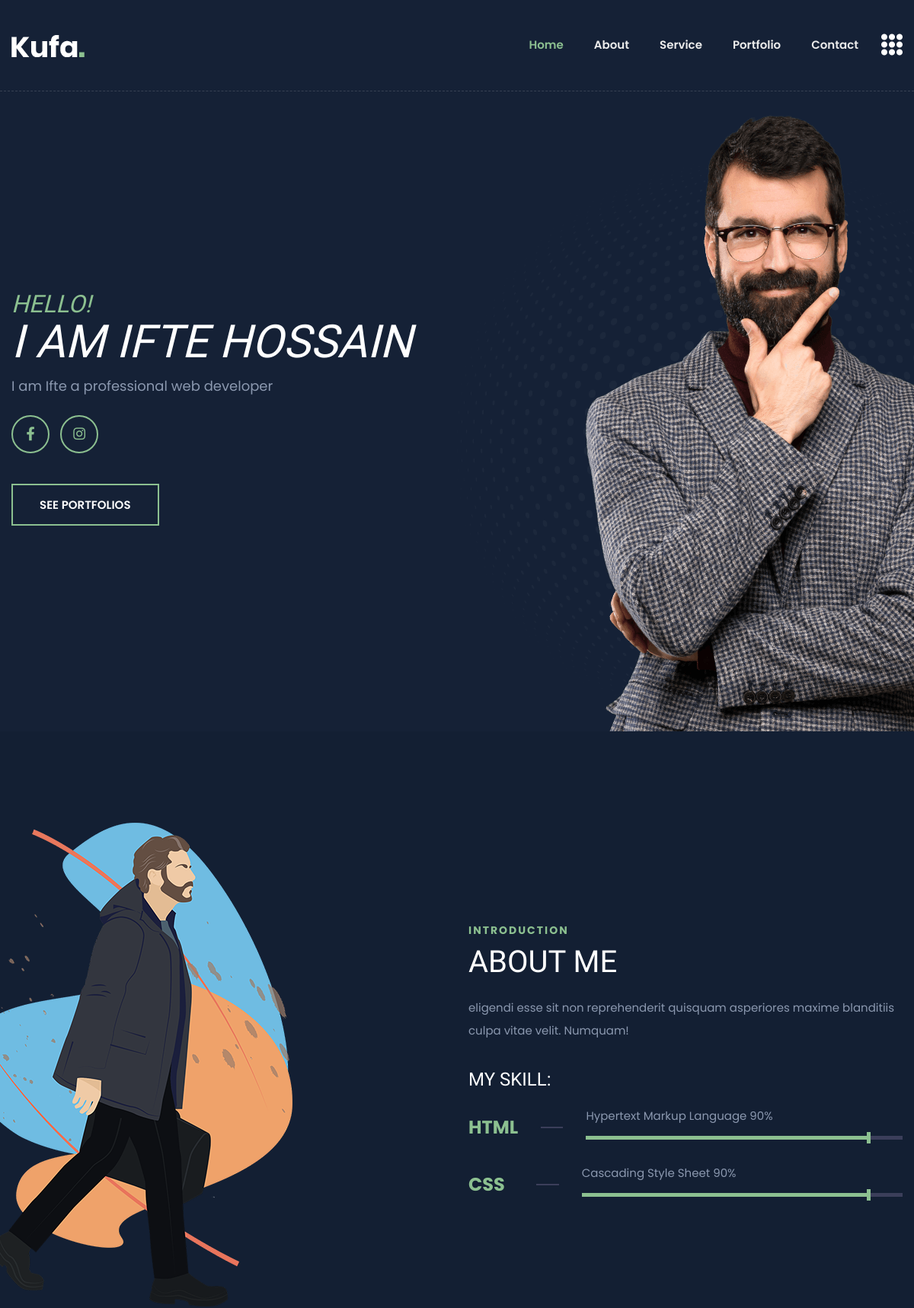
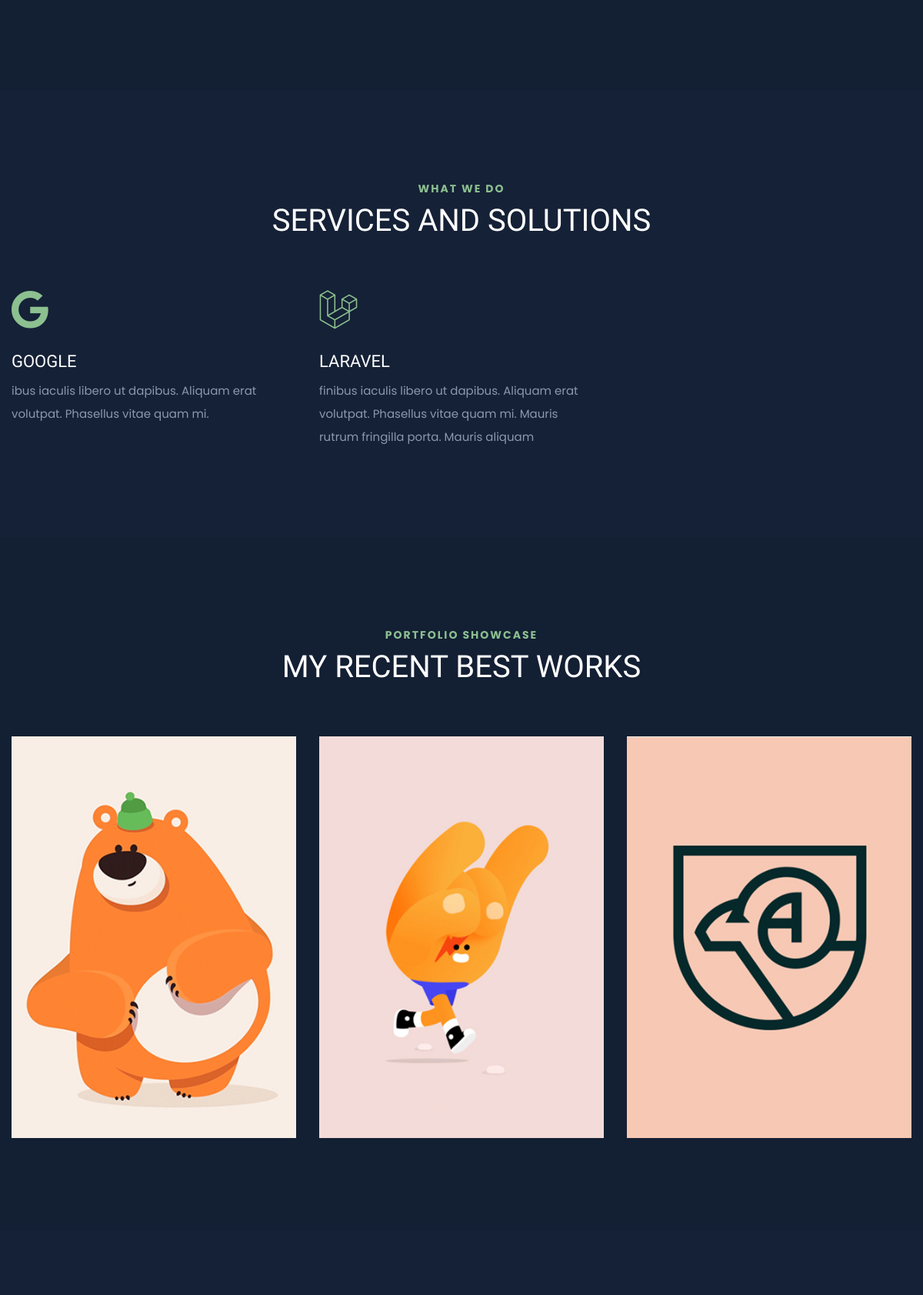
The page / (upper part) on the database its author committed (2 pictures, top to bottom).
### tables this page shows
CREATE TABLE `text_setting` (
  `id` int(10) NOT NULL,
  `setting_name` varchar(100) NOT NULL,
  `setting_value` text DEFAULT NULL
);

CREATE TABLE `skills` (
  `id` int(10) NOT NULL,
  `skill_name` varchar(50) NOT NULL,
  `skill_full` varchar(100) NOT NULL,
  `percentage` int(20) NOT NULL
);

CREATE TABLE `services` (
  `id` int(10) NOT NULL,
  `service_icon` varchar(100) NOT NULL,
  `service_title` varchar(50) NOT NULL,
  `service_description` text NOT NULL,
  `status` varchar(20) NOT NULL DEFAULT 'active'
);

CREATE TABLE `work` (
  `id` int(10) NOT NULL,
  `post_by` varchar(100) NOT NULL,
  `work_title` varchar(100) NOT NULL,
  `work_category` varchar(50) NOT NULL,
  `work_details` text NOT NULL,
  `work_thumbnail_photo` varchar(100) NOT NULL,
  `work_feature_photo` varchar(100) NOT NULL
);

### index.php (the view, shortened to what this page needs)
<?php
    require_once 'includes/db.php';
    $all_services_query = "SELECT * FROM services WHERE status ='active' ORDER BY id DESC";
    $all_services_form_db = mysqli_query($db_connect, $all_services_query);
    $skill_query = "SELECT * FROM skills";
    $skill_db = mysqli_query($db_connect, $skill_query);
    $work_query = "SELECT * FROM work";
    $work_db = mysqli_query($db_connect, $work_query);
    $owner_name_select_query = "SELECT setting_value FROM text_setting WHERE setting_name = 'own_name'";
    $owner_db = mysqli_query($db_connect, $owner_name_select_query);
    $owner_bio_select_query = "SELECT setting_value FROM text_setting WHERE setting_name = 'own_bio'";
    $owner_bio_db = mysqli_query($db_connect, $owner_bio_select_query);
    $facebook_query = "SELECT setting_value FROM text_setting WHERE setting_name = 'facebook_link'";
    $facebook_db = mysqli_query($db_connect, $facebook_query);
    $facebook = mysqli_fetch_assoc($facebook_db)['setting_value'];
    $instagram_query = "SELECT setting_value FROM text_setting WHERE setting_name = 'instagram_link'";
    $instagram_db = mysqli_query($db_connect, $instagram_query);
    $instagram = mysqli_fetch_assoc($instagram_db)['setting_value'];
    $about_description_query = "SELECT setting_value FROM text_setting WHERE setting_name = 'about_description'";
    $about_description_db = mysqli_query($db_connect, $about_description_query);
    $about = mysqli_fetch_assoc($about_description_db)['setting_value'];
?>
<!doctype html>
<html class="no-js" lang="en">
<head>
        <link rel="stylesheet" href="css/bootstrap.min.css">
        <link rel="stylesheet" href="css/animate.min.css">
        <link rel="stylesheet" href="css/magnific-popup.css">
        <link rel="stylesheet" href="https://use.fontawesome.com/releases/v5.15.1/css/all.css">
        <link rel="stylesheet" href="css/flaticon.css">
        <link rel="stylesheet" href="css/slick.css">
        <link rel="stylesheet" href="css/aos.css">
        <link rel="stylesheet" href="css/default.css">
        <link rel="stylesheet" href="css/style.css">
        <link rel="stylesheet" href="css/responsive.css">
    </head>
    <body class="theme-bg">
        <header>
            <div id="header-sticky" class="transparent-header">
                <div class="container">
                    <div class="row">
                        <div class="col-xl-12">
                            <div class="main-menu">
                                <nav class="navbar navbar-expand-lg">
                                    <a href="index.html" class="navbar-brand logo-sticky-none"><img src="img/logo/logo.png" alt="Logo"></a>
                                    <div class="collapse navbar-collapse" id="navbarNav">
                                        <ul class="navbar-nav ml-auto">
                                            <li class="nav-item active"><a class="nav-link" href="#home">Home</a></li>
                                            <li class="nav-item"><a class="nav-link" href="#about">about</a></li>
                                            <li class="nav-item"><a class="nav-link" href="#service">service</a></li>
                                            <li class="nav-item"><a class="nav-link" href="#portfolio">portfolio</a></li>
                                            <li class="nav-item"><a class="nav-link" href="#contact">Contact</a></li>
                                        </ul>
                                    </div>
                                    <div class="header-btn">
                                        <a href="#" class="off-canvas-menu menu-tigger"><i class="flaticon-menu"></i></a>
                                    </div>
                                </nav>
                            </div>
                        </div>
                    </div>
                </div>
            </div>
        </header>
        <main>
            <section id="home" class="banner-area banner-bg fix">
                <div class="container">
                    <div class="row align-items-center">
                        <div class="col-xl-7 col-lg-6">
                            <div class="banner-content">
                                <h6 class="wow fadeInUp" data-wow-delay="0.2s">HELLO!</h6>
                                <h2 class="wow fadeInUp" data-wow-delay="0.4s">I am <?=mysqli_fetch_assoc($owner_db)['setting_value']?></h2>
                                <p class="wow fadeInUp" data-wow-delay="0.6s"><?=mysqli_fetch_assoc($owner_bio_db)['setting_value']?></p>
                                <div class="banner-social wow fadeInUp" data-wow-delay="0.8s">
                                    <ul>
                                        <li class="<?=($facebook)?"":"d-none"?>"><a href="<?=$facebook?>" target="_blank"><i class="fab fa-facebook-f"></i></a></li>
                                        <li class="<?=($instagram)?"":"d-none"?>"><a href="<?=$instagram?>" target="_blank"><i class="fab fa-instagram"></i></a></li>
                                    </ul>
                                </div>
                                <a href="" class="btn wow fadeInUp" data-wow-delay="1s">SEE PORTFOLIOS</a>
                            </div>
                         </div>
                        <div class="col-xl-5 col-lg-6 d-none d-lg-block">
                            <div class="banner-img text-right">
                                <img src="img/banner/banner_img.png" alt="">
                            </div>
                        </div>
                    </div>
                </div>
                <div class="banner-shape"><img src="img/shape/dot_circle.png" class="rotateme" alt="img"></div>
            </section>
            <section id="about" class="about-area primary-bg pt-120 pb-120">
                <div class="container">
                    <div class="row align-items-center">
                        <div class="col-lg-6">
                            <div class="about-img">
                                <img src="img/banner/banner_img2.png" title="me-01" alt="me-01">
                            </div>
                        </div>
                        <div class="col-lg-6 pr-90">
                            <div class="section-title mb-25">
                                <span>Introduction</span>
                                <h2>About Me</h2>
                            </div>
                            <div class="about-content">
                                <p><?=$about?></p>
                                <h3>My skill:</h3>
                            </div>
                             <?php
                            foreach($skill_db as $skill):?>
                            <div class="education">
                                <div class="year"><?=strtoupper($skill['skill_name'])?></div>
                                <div class="line"></div>
                                <div class="location">
                                    <span><?=ucwords($skill['skill_full'] . " " . $skill['percentage'])?>%</span>
                                    <div class="progressWrapper">
                                        <div class="progress">
                                            <div class="progress-bar wow slideInLefts" data-wow-delay="0.2s" data-wow-duration="2s" role="progressbar" style="width: <?=$skill['percentage']?>%;" aria-valuenow="65" aria-valuemin="0" aria-valuemax="100"></div>
                                        </div>
                                    </div>
                                </div>
                            </div>
                            <?php endforeach;?>
                        </div>
                    </div>
                </div>
            </section>
            <section id="service" class="services-area pt-120 pb-50">
				<div class="container">
                    <div class="row justify-content-center">
                        <div class="col-xl-6 col-lg-8">
                            <div class="section-title text-center mb-70">
                                <span>WHAT WE DO</span>
                                <h2>Services and Solutions</h2>
                            </div>
                        </div>
                    </div>
					<div class="row">
                    <?php
                    foreach($all_services_form_db as $service){
                    ?>
						<div class="col-lg-4 col-md-6">
							<div class="icon_box_01 wow fadeInLeft" data-wow-delay="0.2s">
                                <i class="<?=$service['service_icon']?>"></i>
								<h3><?=$service['service_title']?></h3>
								<p><?=$service['service_description']?></p>
							</div>
						</div>
                        <?php
                    }
                    ?>
					</div>
				</div>
			</section>
            <section id="portfolio" class="portfolio-area primary-bg pt-120 pb-90">
                <div class="container">
                    <div class="row justify-content-center">
                        <div class="col-xl-6 col-lg-8">
                            <div class="section-title text-center mb-70">
                                <span>Portfolio Showcase</span>
                                <h2>My Recent Best Works</h2>
                            </div>
                        </div>
                    </div>
                    <div class="row">
                    <?php
                        foreach($work_db as $work):
                    ?>
                        <div class="col-lg-4 col-md-6 pitem">
                            <div class="speaker-box">
								<div class="speaker-thumb">
									<img src="image/work_image/thumbail/<?=$work['work_thumbnail_photo']?>" alt="img">
								</div>
							</div>
                        </div>
                    <?php endforeach; ?>
                    </div>
                </div>
            </section>
            <section class="fact-area">
            </section>
        </main>
    </body>
</html>

### css/default.css (style rules this page uses)
.mb-25 { margin-bottom: 25px; }
.mb-70 { margin-bottom: 70px; }
.pt-120 { padding-top: 120px; }
.pb-50 { padding-bottom: 50px; }
.pb-90 { padding-bottom: 90px; }
.pb-120 { padding-bottom: 120px; }
.pr-90 { padding-right: 90px; }
.theme-bg { background: #152136; }
.primary-bg { background: #131f33; }

### css/responsive.css (style rules this page uses)
@media (min-width: 1200px) and (max-width: 1500px) { .banner-shape { right: -145px; } }
@media (min-width: 992px) and (max-width: 1200px) { .banner-content h6 { font-size: 32px; } }
@media (min-width: 992px) and (max-width: 1200px) { .banner-content h2 { font-size: 60px; } }
@media (min-width: 992px) and (max-width: 1200px) { .banner-shape { right: -155px; } }
@media (min-width: 992px) and (max-width: 1200px) { .header-btn a.off-canvas-menu { margin-left: 0; display: inline-block; } }
@media (min-width: 992px) and (max-width: 1200px) { .about-img { margin-left: -65px; } }
@media (min-width: 992px) and (max-width: 1200px) { .banner-content p { font-size: 18px; padding-right: 0; } }
@media (min-width: 992px) and (max-width: 1200px) { .about-area .col-lg-6.pr-90 { padding-right: 15px; } }
@media (min-width: 992px) and (max-width: 1200px) { .icon_box_01 { padding-left: 0; } }
@media (min-width: 992px) and (max-width: 1200px) { .icon_box_01 i { position: unset; margin-bottom: 30px; } }

### rows shown on the page
text_setting: setting_value "IFTE HOSSAIN"
text_setting: setting_value "I am Ifte a professional web developer"
text_setting: setting_value "eligendi esse sit non reprehenderit quisquam asperiores maxime blanditiis culpa vitae velit. Numquam!"
skills: skill_name "HTML", skill_full+percentage "Hypertext Markup Language 90"
skills: skill_name "CSS", skill_full+percentage "Cascading Style Sheet 90"
services: service_title "GOOGLE", service_description "ibus iaculis libero ut dapibus. Aliquam erat volutpat. Phasellus vitae quam mi."
services: service_title "LARAVEL", service_description "finibus iaculis libero ut dapibus. Aliquam erat volutpat. Phasellus vitae quam mi. Mauris rutrum fringilla porta. Mauris aliquam"
work: work_thumbnail_photo (picture)
work: work_thumbnail_photo (picture)
work: work_thumbnail_photo (picture)
